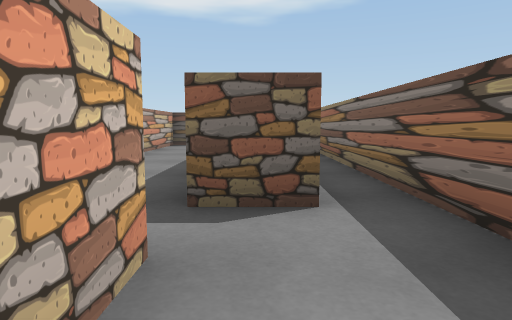
[1] (above)

21 first-person views from a walk through a 3-D level made in the Unity game engine. The camera is 0.62 m above the floor, tilts 6° down and sees 75° across. The floor is counted in squares, 1 m on a side. Each view is taken from the middle of a square. On the plan, view 1 faces up. The plan holds only what a view shows up to about 10 squares ahead; the rest is blank. The place goes on beyond the plan. The player character is not drawn.

[2]
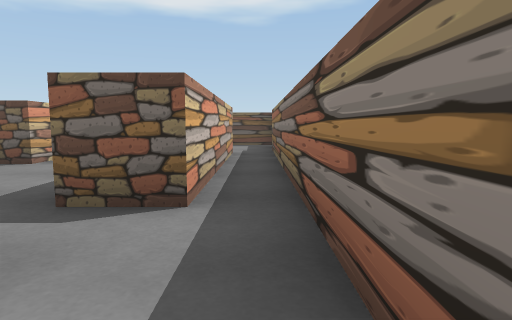

[3]
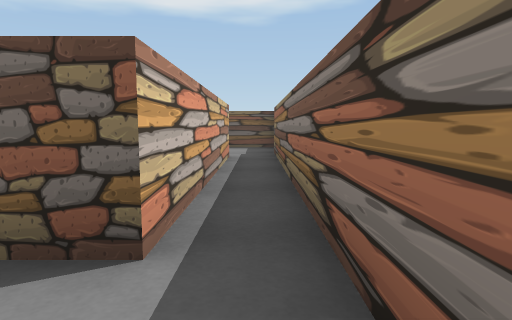

[4]
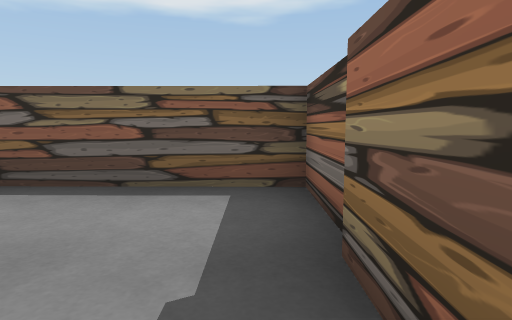

[5]
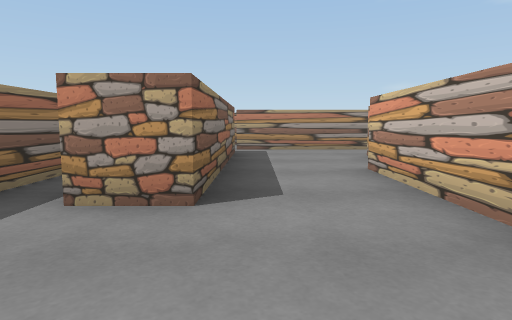

[6]
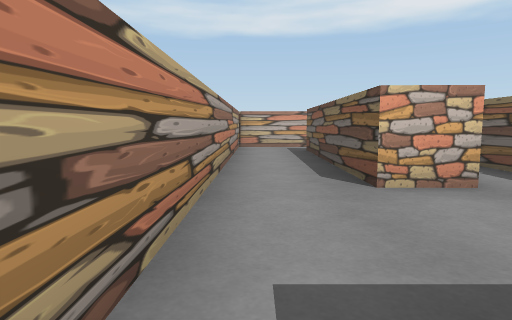

[7]
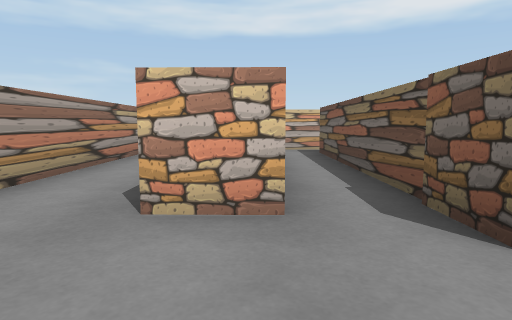

[8]
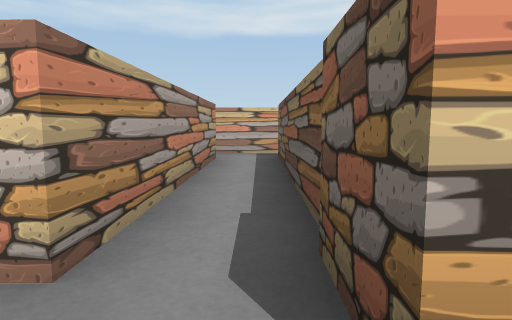

[9]
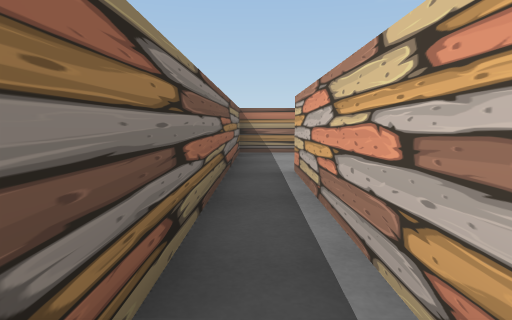

[10]
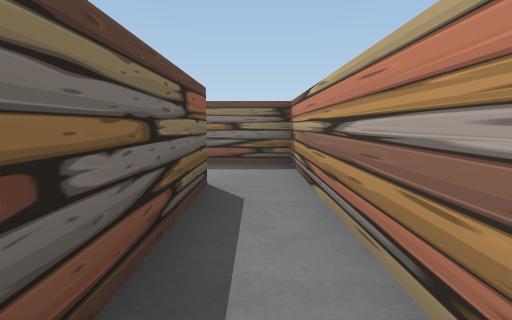

[11]
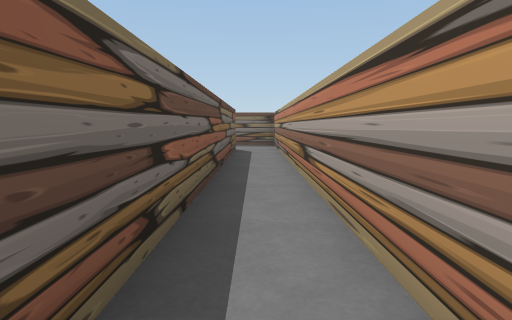

[12]
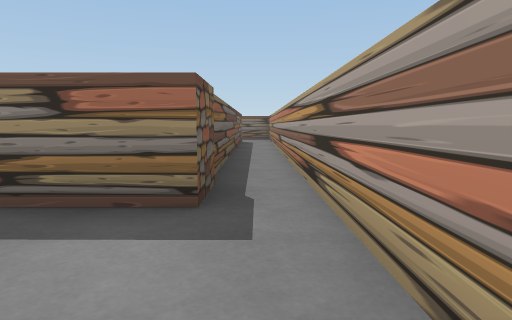

[13]
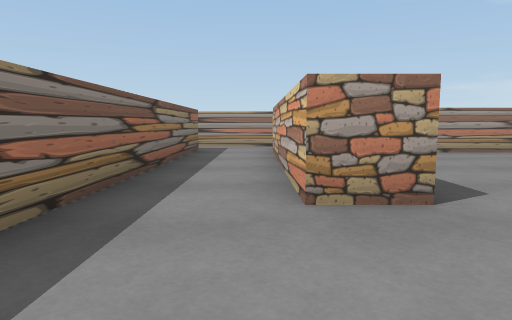

[14]
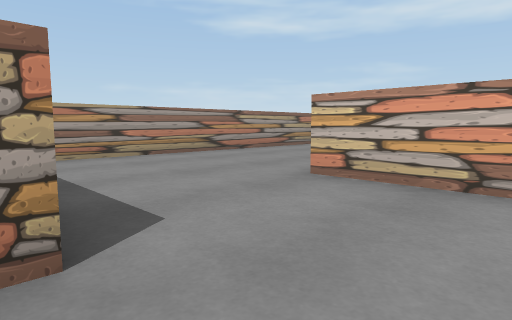

[15]
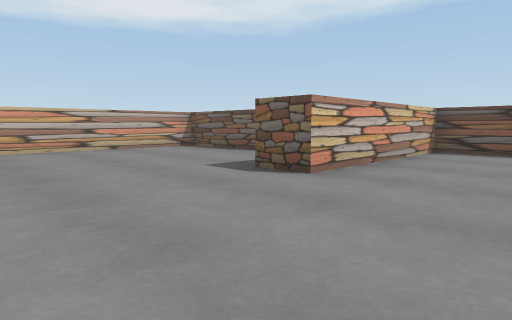

[16]
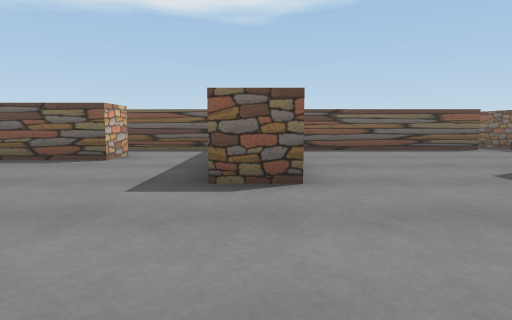

[17]
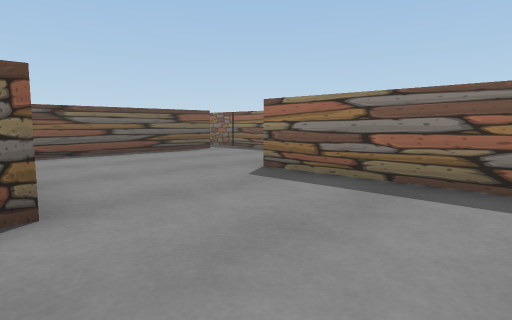

[18]
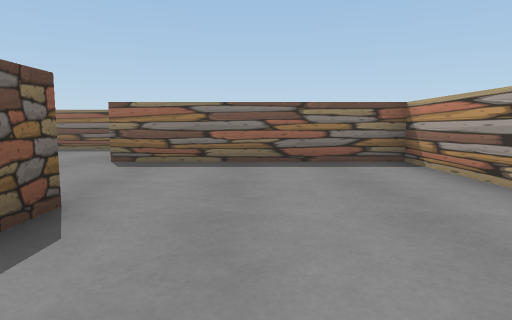

[19]
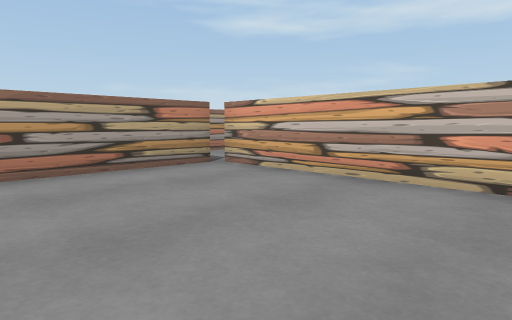

[20]
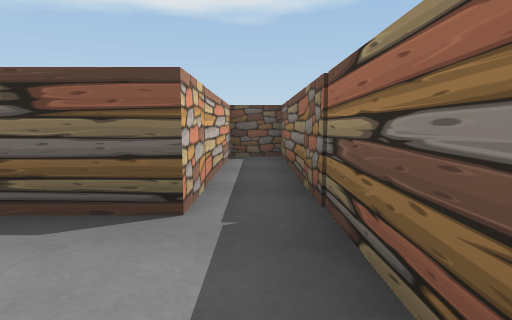

[21]
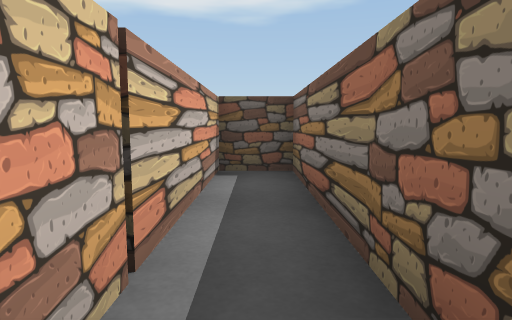

### Floor plan
Points are (right, up) in squares from view 1. A wall is a line through its corners. A room is listed if a view was taken in it or the views show most of it. See-through windows are left out.
Room 1 (views 1, 2, 3, 10, 11, 13, 14, 15, 16, 17, 18, 19, 20, 21)
walls: (-12.5, -0.6) (1.4, -0.6) (1.4, 1.6); (-18.1, 10.2) (-20.2, 10.2); (-19.6, 8.9) (-19.6, 7.8) (-22.6, 7.8) (-22.6, 1.5) (-13.4, 1.5) (-13.4, 6.5) (-12.4, 6.5) (-12.4, 1.5); (-11.5, 14.8) (-11.5, 10.2) (-16.5, 10.2) (-16.5, 5.4) (-17.6, 5.4); (-0.5, 1.5) (-0.5, 0.5) (-10.5, 0.5) (-10.5, 14.5) (-11.5, 14.5)
ways out: opening at (0.5, 1) to room 4; opening at (-13, 0) to room 5
Room 2 (views 4, 9)
walls: (0.5, 7.5) (0.5, 2.5); (1.4, 1.6) (1.4, 7.5)
ways out: opening at (1, 8) to room 3; opening at (0, 2) to room 4
Room 3 (view 5)
walls: (-0.5, 7.5) (0.5, 7.5); (-2.6, 10.1) (-2.6, 7.5); (1.4, 7.5) (1.4, 10.2) (-1.6, 10.2)
ways out: opening at (1, 8) to room 2; opening at (-1.5, 6.5) to room 4
Room 4 (views 6, 7, 8)
walls: (-2.6, 7.5) (-2.6, 5.3) (-8.6, 5.4); (0.5, 2.5) (-0.5, 2.5) (-0.5, 7.5); (-8.2, 4.3) (-3.3, 4.2) (-3.3, 3.2) (-8.2, 3.3); (-9.1, 1.5) (-0.5, 1.5); (-9.4, 5.6) (-9.4, 1.5)
ways out: opening at (0.5, 1) to room 1; opening at (0, 2) to room 2; opening at (-1.5, 6.5) to room 3
Room 5 (view 12)
walls: (-24.5, -0.6) (-23.9, -0.6)
ways out: opening at (-13, 0) to room 1

Positions as (right, up) in squares from view 1, and headings:
1: (0, 0), facing up
2: (1, 0), facing up
3: (1, 1), facing up
4: (1, 7), facing up
5: (-1, 10), facing down
6: (0, 2), facing left
7: (-1, 4), facing left
8: (-2, 5), facing left
9: (1, 7), facing down
10: (-4, 0), facing right
11: (-9, 0), facing right
12: (-13, 0), facing right
13: (-12, 9), facing down
14: (-13, 8), facing down-left
15: (-14, 2), facing up-left
16: (-17, 2), facing up
17: (-17, 3), facing up-right
18: (-19, 4), facing right
19: (-19, 6), facing down-left
20: (-11, 8), facing up
21: (-11, 10), facing up
